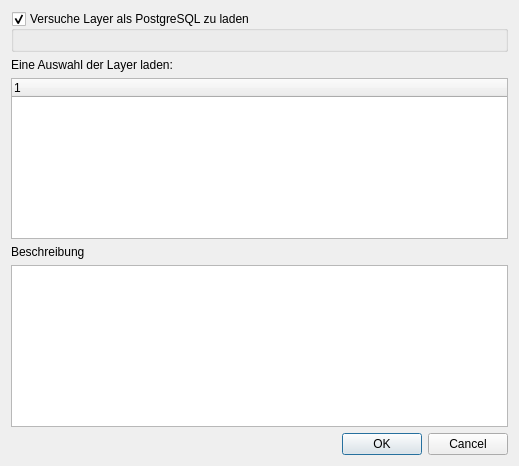
<?xml version="1.0" encoding="UTF-8"?>
<ui version="4.0">
 <class>Dialog</class>
 <widget class="QDialog" name="Dialog">
  <property name="geometry">
   <rect>
    <x>0</x>
    <y>0</y>
    <width>519</width>
    <height>466</height>
   </rect>
  </property>
  <property name="windowTitle">
   <string>SoLocator</string>
  </property>
  <layout class="QGridLayout" name="gridLayout">
   <item row="2" column="0">
    <widget class="QTreeWidget" name="layerTreeWidget">
     <column>
      <property name="text">
       <string notr="true">1</string>
      </property>
     </column>
    </widget>
   </item>
   <item row="5" column="0">
    <widget class="QDialogButtonBox" name="buttonBox">
     <property name="orientation">
      <enum>Qt::Horizontal</enum>
     </property>
     <property name="standardButtons">
      <set>QDialogButtonBox::Cancel|QDialogButtonBox::Ok</set>
     </property>
    </widget>
   </item>
   <item row="1" column="0">
    <widget class="QLabel" name="label">
     <property name="text">
      <string>Eine Auswahl der Layer laden:</string>
     </property>
    </widget>
   </item>
   <item row="0" column="0">
    <widget class="QgsCollapsibleGroupBox" name="load_as_postgres">
     <property name="title">
      <string>Versuche Layer als PostgreSQL zu laden</string>
     </property>
     <property name="checkable">
      <bool>true</bool>
     </property>
     <layout class="QGridLayout" name="gridLayout_2">
      <item row="0" column="0">
       <widget class="QgsAuthConfigSelect" name="pg_auth_id" native="true"/>
      </item>
     </layout>
    </widget>
   </item>
   <item row="3" column="0">
    <widget class="QLabel" name="label_2">
     <property name="text">
      <string>Beschreibung</string>
     </property>
    </widget>
   </item>
   <item row="4" column="0">
    <widget class="QTextEdit" name="descriptionBrowser">
     <property name="readOnly">
      <bool>true</bool>
     </property>
    </widget>
   </item>
  </layout>
 </widget>
 <customwidgets>
  <customwidget>
   <class>QgsCollapsibleGroupBox</class>
   <extends>QGroupBox</extends>
   <header>qgis.gui</header>
   <container>1</container>
  </customwidget>
  <customwidget>
   <class>QgsAuthConfigSelect</class>
   <extends>QWidget</extends>
   <header>qgis.gui</header>
   <container>1</container>
  </customwidget>
 </customwidgets>
 <resources/>
 <connections>
  <connection>
   <sender>buttonBox</sender>
   <signal>accepted()</signal>
   <receiver>Dialog</receiver>
   <slot>accept()</slot>
   <hints>
    <hint type="sourcelabel">
     <x>248</x>
     <y>254</y>
    </hint>
    <hint type="destinationlabel">
     <x>157</x>
     <y>274</y>
    </hint>
   </hints>
  </connection>
  <connection>
   <sender>buttonBox</sender>
   <signal>rejected()</signal>
   <receiver>Dialog</receiver>
   <slot>reject()</slot>
   <hints>
    <hint type="sourcelabel">
     <x>316</x>
     <y>260</y>
    </hint>
    <hint type="destinationlabel">
     <x>286</x>
     <y>274</y>
    </hint>
   </hints>
  </connection>
 </connections>
</ui>
